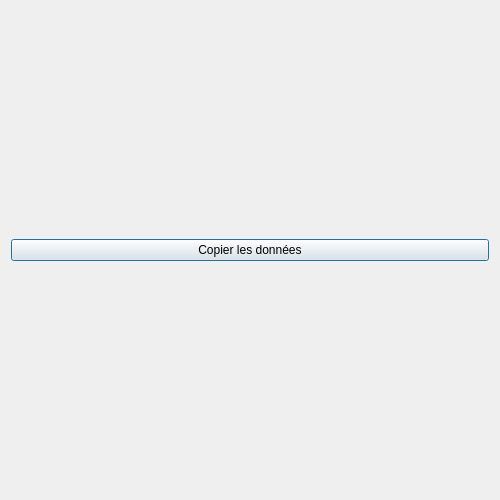
<?xml version="1.0" encoding="UTF-8"?>
<ui version="4.0">
 <class>ResultDialog</class>
 <widget class="QDialog" name="ResultDialog">
  <property name="geometry">
   <rect>
    <x>0</x>
    <y>0</y>
    <width>500</width>
    <height>500</height>
   </rect>
  </property>
  <property name="minimumSize">
   <size>
    <width>500</width>
    <height>500</height>
   </size>
  </property>
  <property name="windowTitle">
   <string>Résultats</string>
  </property>
  <property name="windowIcon">
   <iconset resource="logo.qrc">
    <normaloff>:/logoVert.png</normaloff>:/logoVert.png</iconset>
  </property>
  <layout class="QVBoxLayout" name="verticalLayout">
   <item>
    <layout class="QHBoxLayout" name="horizontalLayout"/>
   </item>
   <item>
    <widget class="QPushButton" name="copieDataButton">
     <property name="text">
      <string>Copier les données</string>
     </property>
    </widget>
   </item>
  </layout>
 </widget>
 <resources>
  <include location="logo.qrc"/>
 </resources>
 <connections/>
</ui>
